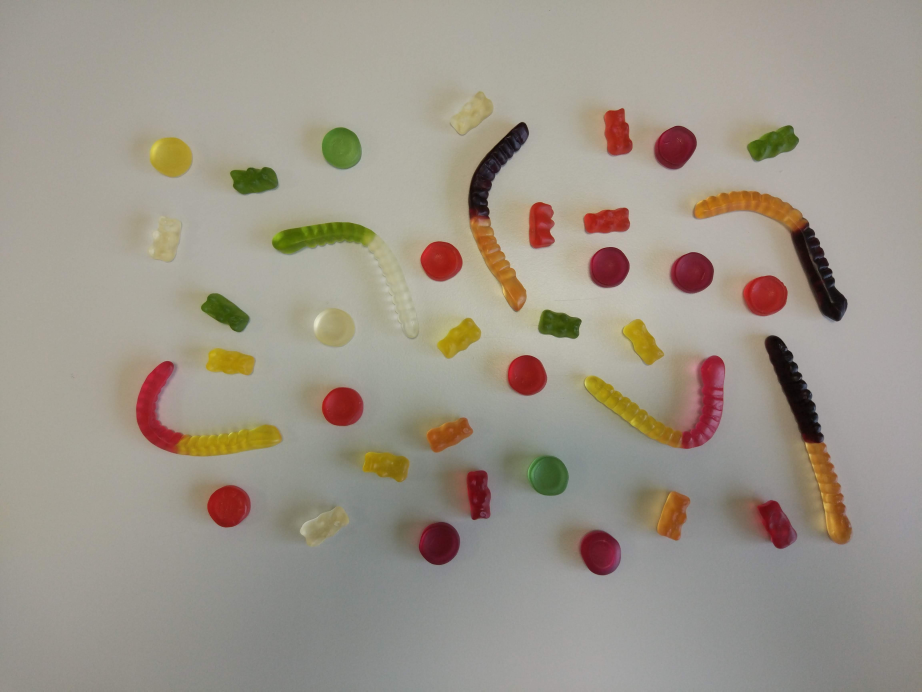
#> input picture image_0.jpg, 4608 x 3456 px (shown at 1/5 size)
$ python projeto2_0.py
#> lines starting #> are read from the running program, lines starting #| are printed output that depends on the picture; after the words box and inside, x2 and y2 are one past the last pixel; in counts of white or black regions, pixels touching at a corner belong together
# import the necessary packages
import argparse
from pyimagesearch.shapedetector import ShapeDetector
import argparse
import imutils
import numpy as np
import cv2

# load the image and resize it
image = cv2.imread('image_0.jpg', 1)
#> image is the input picture: shape (3456, 4608, 3); mean B, G, R 138.1, 149.7, 157.1
resized = imutils.resize(image, height=1000)
ratio = image.shape[0] / float(resized.shape[0])
image = resized.copy()
original = image.copy()
#image = cv2.add(original, np.array([20.0]))
image = cv2.medianBlur(image, 7)
#> image: shape (1000, 1333, 3)
#image = cv2.bilateralFilter(image,9,75,75)

hsv = cv2.cvtColor(image, cv2.COLOR_BGR2HSV)
#> hsv: shape (1000, 1333, 3); mean H, S, V 31.7, 34.6, 157.9

# Search individual colors (flavours) and create masks

# background mask

bg_mask = cv2.inRange(hsv, (0, 115, 0), (180, 255, 255))
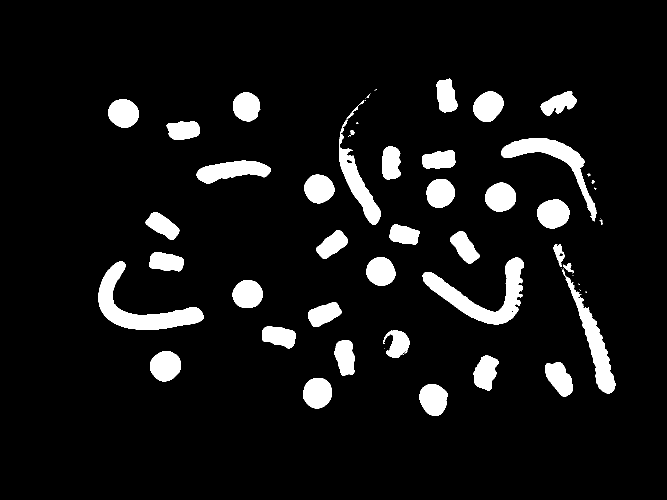
#> bg_mask: shape (1000, 1333) (shown at 1/2 size); 7.9% white; 60 white regions (19 under 20 px), largest, box (x1, y1, x2, y2) and area: (197, 523, 407, 660) 8718, (845, 515, 1048, 649) 8603, (1002, 276, 1194, 443) 6187
bg_mask = cv2.bitwise_and(hsv, hsv, mask=bg_mask)
#> bg_mask: shape (1000, 1333, 3); mean H, S, V 4.8, 14.8, 10.4
bg_mask = cv2.cvtColor(bg_mask, cv2.COLOR_HSV2BGR)

cv2.imshow("COUNTOURS", bg_mask)
cv2.waitKey()


# red mask
red_mask = cv2.inRange(hsv, (0, 100, 20), (3, 255, 255))
#> red_mask: shape (1000, 1333); 1.5% white; 182 white regions (145 under 20 px), largest, box (x1, y1, x2, y2) and area: (1075, 399, 1139, 457) 2603, (300, 702, 360, 763) 2572, (609, 350, 669, 407) 2566
red_mask = cv2.bitwise_and(hsv, hsv, mask=red_mask)
#> red_mask: shape (1000, 1333, 3); mean H, S, V 0, 2.8, 2
red_mask = cv2.cvtColor(red_mask, cv2.COLOR_HSV2BGR)

# dark red mask
dark_red_mask = cv2.inRange(hsv, (170, 100, 20), (180, 255, 255))
#> dark_red_mask: shape (1000, 1333); 2.1% white; 106 white regions (76 under 20 px), largest, box (x1, y1, x2, y2) and area: (988, 515, 1049, 649) 4182, (197, 523, 258, 649) 3829, (970, 365, 1032, 424) 2805
dark_red_mask = cv2.bitwise_and(hsv, hsv, mask=dark_red_mask)
#> dark_red_mask: shape (1000, 1333, 3); mean H, S, V 3.7, 3.8, 2.5
dark_red_mask = cv2.cvtColor(dark_red_mask, cv2.COLOR_HSV2BGR)

# orange mask
orange_mask = cv2.inRange(hsv, (10, 100, 20), (20, 255, 255))
#> orange_mask: shape (1000, 1333); 1.5% white; 165 white regions (153 under 20 px), largest, box (x1, y1, x2, y2) and area: (1159, 630, 1232, 787) 4826, (1002, 276, 1170, 339) 4774, (679, 314, 762, 450) 4003
orange_mask = cv2.bitwise_and(hsv, hsv, mask=orange_mask)
#> orange_mask: shape (1000, 1333, 3); mean H, S, V 0.2, 2.7, 2.3
orange_mask = cv2.cvtColor(orange_mask, cv2.COLOR_HSV2BGR)

# green mask
green_mask = cv2.inRange(hsv, (35, 52, 72), (102, 255, 255))
#> green_mask: shape (1000, 1333); 1.4% white; 11 white regions (4 under 20 px), largest, box (x1, y1, x2, y2) and area: (394, 321, 531, 368) 3939, (736, 657, 822, 717) 3645, (465, 184, 523, 245) 2779
green_mask = cv2.bitwise_and(hsv, hsv, mask=green_mask)
#> green_mask: shape (1000, 1333, 3); mean H, S, V 0.6, 2.3, 1.4
green_mask = cv2.cvtColor(green_mask, cv2.COLOR_HSV2BGR)

# yellow mask
yellow_mask = cv2.inRange(hsv, (20, 100, 100), (30, 255, 255))
#> yellow_mask: shape (1000, 1333); 1.6% white; 42 white regions (24 under 20 px), largest, box (x1, y1, x2, y2) and area: (260, 614, 408, 660) 4440, (845, 543, 973, 643) 3965, (216, 199, 278, 256) 2774
yellow_mask = cv2.bitwise_and(hsv, hsv, mask=yellow_mask)
#> yellow_mask: shape (1000, 1333, 3); mean H, S, V 0.4, 3.1, 2.5
yellow_mask = cv2.cvtColor(yellow_mask, cv2.COLOR_HSV2BGR)

# white/tan mask

white_mask = cv2.inRange(hsv, ((46 / 2) - 10, (33 * 2.55) - 10, (69 * 2.55) - 20),
                         ((46 / 2) + 20, (33 * 2.55) + 20, (69 * 2.55) + 20))
#> white_mask: shape (1000, 1333); 0.57% white; 300 white regions (272 under 20 px), largest, box (x1, y1, x2, y2) and area: (458, 446, 512, 501) 1855, (658, 133, 713, 195) 1740, (223, 328, 252, 378) 816
white_mask = cv2.bitwise_and(hsv, hsv, mask=white_mask)
#> white_mask: shape (1000, 1333, 3); mean H, S, V 0.1, 0.5, 1
white_mask = cv2.cvtColor(white_mask, cv2.COLOR_HSV2BGR)


# function to identify the candy
def shape_identifier(mask):
    cv2.imshow("mask",mask)
    cv2.waitKey()
    r_mask = cv2.medianBlur(mask, 23)
    gray = cv2.cvtColor(r_mask, cv2.COLOR_BGR2GRAY)
    thresh = cv2.adaptiveThreshold(gray, 255, cv2.ADAPTIVE_THRESH_GAUSSIAN_C, cv2.THRESH_BINARY_INV, 9, 10)
#> thresh: shape (1000, 1333); 0.17% white in thin lines or dots, all inside (x1, y1, x2, y2) = (299, 162, 1140, 763)

    cnts = cv2.findContours(thresh, cv2.RETR_EXTERNAL, cv2.CHAIN_APPROX_SIMPLE)
#> cnts = 8 contours; box (x1, y1, x2, y2) and area: (1074, 398, 1140, 457) 2714, (608, 349, 669, 408) 2620, (299, 701, 358, 763) 2600, (469, 559, 521, 617) 2122, (738, 516, 791, 573) 1982, (845, 302, 912, 338) 1814, (879, 162, 914, 225) 1542, (770, 293, 801, 357) 1432
    cnts = imutils.grab_contours(cnts)

    cv2.imshow("thresh", thresh)
    cv2.waitKey()

    #comeca aqui
    for c in cnts:
        ellipse = cv2.fitEllipse(c)
        (center, axes, orientation) = ellipse
        majoraxis_length = max(axes)
        minoraxis_length = min(axes)
        eccentricity = (np.sqrt(1 - (minoraxis_length / majoraxis_length) ** 2))
        if eccentricity < 0.7:
            cv2.ellipse(original, ellipse, (0, 0, 255), 2)
        else:
            cv2.drawContours(original, [c], -1, (0, 255, 0), 2)

        #cv2.imshow("COUNTOURS", mask)
        print(eccentricity)
#> this loop made 8 passes
#> (center, axes, orientation, majoraxis_length, minoraxis_length, eccentricity) on passes 1 to 7: ((328.1, 731.1), (53.54, 61.95), 32.4, 61.95, 53.54, 0.503), ((495.3, 587.9), (45.34, 59.24), 26.06, 59.24, 45.34, 0.644), ((765.3, 545.7), (45.26, 58.22), 32.1, 58.22, 45.26, 0.629), ((1107.3, 427.6), (53.63, 65.3), 68.12, 65.3, 53.63, 0.57), ((637.6, 377.4), (56.87, 58.98), 107.4, 58.98, 56.87, 0.265), ((879.2, 320.9), (35.46, 67.1), 82.07, 67.1, 35.46, 0.849), ((783.9, 324.5), (30.1, 66.75), 2.83, 66.75, 30.1, 0.893)
#> (printed output is left out)
        #cv2.waitKey()


    #cv2.imshow("COUNTOURS", mask)
    #cv2.waitKey()


    """
    #cv2.imshow("mask", thresh)
    # cv2.imshow("thrsh", original)
    #cv2.waitKey()

    # find are of minimum ratio (worm) and its height
    min_ratio = 999;
    area_min_ratio = 0
    height_min_ratio = 0


    for c in cnts:
        rect = cv2.minAreaRect(c)
        box = cv2.boxPoints(rect)
        box = np.int0(box)

        # check area and aspect ratio
        peri = cv2.arcLength(box, True)
        area = cv2.contourArea(box)
        (x, y), (width, height), angle = cv2.minAreaRect(c)
        aspect_ratio = min(width, height) / max(width, height)
        aspect_ratio = round(aspect_ratio, 2)

        if aspect_ratio < min_ratio:
            min_ratio = aspect_ratio
            area_min_ratio = area
            if height>width:
                height_min_ratio=height
            else:
                height_min_ratio=width

    # check relative area


    for c in cnts:
        # convert to box

        rect = cv2.minAreaRect(c)
        box = cv2.boxPoints(rect)
        box = np.int0(box)

        # check area
        peri = cv2.arcLength(box, True)
        area = cv2.contourArea(box)
        (x, y), (width, height), angle = cv2.minAreaRect(c)
        aspect_ratio = min(width, height) / max(width, height)
        aspect_ratio = round(aspect_ratio, 2)
        aspect_ratio = str(aspect_ratio)
        #relative_area = round(area_min_ratio / area, 2)
        if height > width:
            altura=height
            relative_height=round(height/height_min_ratio,2)
        else:
            altura = width
            relative_height=round(width/height_min_ratio,2)


        if area > 100:
            # minhoca
            cv2.drawContours(original, [box], -1, (0, 0, 255), 1)
            cv2.putText(original, str(round(altura,2)), (int(x), int(y)), cv2.FONT_HERSHEY_SIMPLEX, 0.5, 0, 1)
            print("perimetro:", peri, "area: ", area, "  vertices:", len(c))

            # [9 lines of commented-out code are left out]
    """


shape_identifier(red_mask)
shape_identifier(dark_red_mask)
#> in shape_identifier (call 2), `cnts = cv2.findContours(thresh, cv2.RETR_EXTERNAL, cv2.CHAIN_APPROX_SI..`: cnts = 10 contours; largest, box (x1, y1, x2, y2) and area: (988, 515, 1048, 649) 4410, (196, 523, 253, 648) 4048, (970, 364, 1032, 424) 2808, (947, 182, 1007, 244) 2734, (606, 755, 664, 817) 2716
#> the loop in shape_identifier (call 2), `for c in cnts:` made 10 passes
#> (center, axes, orientation, majoraxis_length, minoraxis_length, eccentricity) on passes 1 to 7: ((865.4, 797.3), (49.94, 63.24), 0.394, 63.24, 49.94, 0.613), ((634.7, 785.6), (57.09, 60.95), 21.04, 60.95, 57.09, 0.35), ((1122.6, 757.5), (37.58, 71.65), 155, 71.65, 37.58, 0.851), ((692.5, 715.5), (33.43, 71.15), 175.3, 71.15, 33.43, 0.883), ((226.4, 587.2), (58.1, 121.9), 2.03, 121.9, 58.1, 0.879), ((746.5, 531.5), (18.87, 24.19), 38.85, 24.19, 18.87, 0.626), ((1020.6, 582.8), (45.97, 144), 11.08, 144, 45.97, 0.948)
#> (printed output is left out)
#> after the loop in shape_identifier (call 2), `for c in cnts:`:
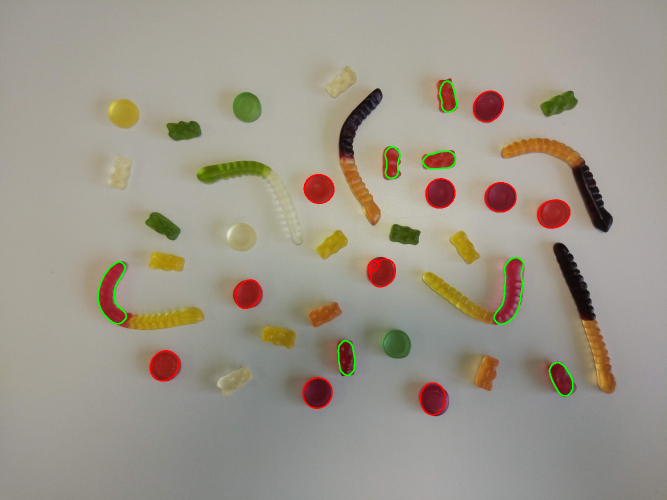
#> original: shape (1000, 1333, 3) (shown at 1/2 size); mean B, G, R 137.5, 150, 157.1
shape_identifier(green_mask)
#> in shape_identifier (call 3), `cnts = cv2.findContours(thresh, cv2.RETR_EXTERNAL, cv2.CHAIN_APPROX_SI..`: cnts = 7 contours; box (x1, y1, x2, y2) and area: (394, 320, 530, 369) 4216, (739, 655, 823, 719) 3804, (464, 183, 524, 246) 2908, (1082, 182, 1154, 233) 2348, (293, 424, 360, 480) 2210, (334, 241, 402, 282) 2132, (779, 449, 839, 490) 1696
#> the loop in shape_identifier (call 3), `for c in cnts:` made 7 passes
#> (center, axes, orientation, majoraxis_length, minoraxis_length, eccentricity) on passes 1 to 7: ((783.2, 683.6), (58.91, 86.96), 116, 86.96, 58.91, 0.736), ((807.2, 470.1), (36.66, 61.57), 102.8, 61.57, 36.66, 0.803), ((325.9, 450.9), (38.14, 75.28), 123, 75.28, 38.14, 0.862), ((458.5, 342.2), (38.55, 149.9), 81.89, 149.9, 38.55, 0.966), ((367.7, 260.3), (40.8, 67.78), 85.77, 67.78, 40.8, 0.799), ((493.6, 214.1), (58.78, 63.39), 148, 63.39, 58.78, 0.374), ((1119.1, 207.5), (38.63, 78.58), 67.76, 78.58, 38.63, 0.871)
#> (printed output is left out)
#> after the loop in shape_identifier (call 3), `for c in cnts:`:
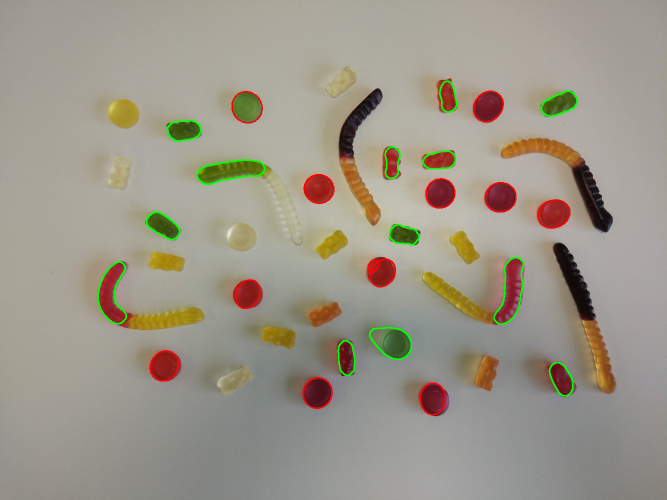
#> original: shape (1000, 1333, 3) (shown at 1/2 size); 0.36% of pixels changed, all inside (x1, y1, x2, y2) = (292, 181, 1155, 720)
shape_identifier(orange_mask)
#> in shape_identifier (call 4), `thresh = cv2.adaptiveThreshold(gray, 255, cv2.ADAPTIVE_THRESH_GAUSSIAN..`:
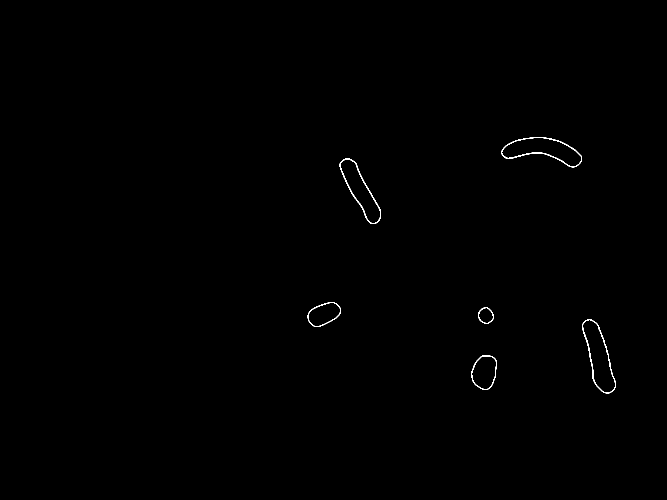
#> thresh: shape (1000, 1333) (shown at 1/2 size); 0.24% white in thin lines or dots, all inside (x1, y1, x2, y2) = (615, 274, 1232, 787)
#> in shape_identifier (call 4), `cnts = cv2.findContours(thresh, cv2.RETR_EXTERNAL, cv2.CHAIN_APPROX_SI..`: cnts = 6 contours; box (x1, y1, x2, y2) and area: (1002, 274, 1164, 335) 5214, (1164, 639, 1232, 787) 5164, (679, 317, 762, 448) 4359, (942, 711, 994, 780) 2676, (615, 604, 682, 654) 2236, (956, 614, 988, 648) 758
#> the loop in shape_identifier (call 4), `for c in cnts:` made 6 passes
#> (center, axes, orientation, majoraxis_length, minoraxis_length, eccentricity) on passes 1 to 6: ((968.7, 743.6), (49.13, 71.32), 12.13, 71.32, 49.13, 0.725), ((1198.1, 717.4), (40.87, 177.5), 165.5, 177.5, 40.87, 0.973), ((971.3, 630.8), (29.65, 32.68), 149.6, 32.68, 29.65, 0.421), ((647, 627.9), (39.86, 71.72), 66.36, 71.72, 39.86, 0.831), ((719.4, 379), (35.47, 172.7), 151.6, 172.7, 35.47, 0.979), ((1084.6, 302.2), (52.28, 162.8), 96.46, 162.8, 52.28, 0.947)
#> (printed output is left out)
#> after the loop in shape_identifier (call 4), `for c in cnts:`:
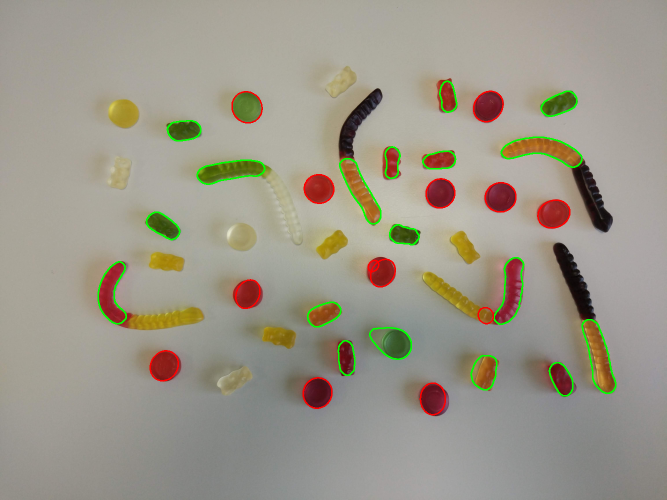
#> original: shape (1000, 1333, 3) (shown at 1/2 size); 0.39% of pixels changed, all inside (x1, y1, x2, y2) = (614, 273, 1233, 788)
shape_identifier(yellow_mask)
#> in shape_identifier (call 5), `thresh = cv2.adaptiveThreshold(gray, 255, cv2.ADAPTIVE_THRESH_GAUSSIAN..`:
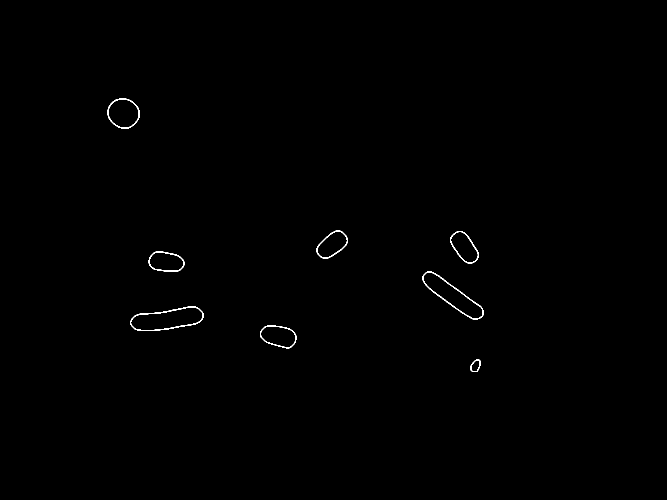
#> thresh: shape (1000, 1333) (shown at 1/2 size); 0.27% white in thin lines or dots, all inside (x1, y1, x2, y2) = (215, 197, 967, 744)
#> in shape_identifier (call 5), `cnts = cv2.findContours(thresh, cv2.RETR_EXTERNAL, cv2.CHAIN_APPROX_SI..`: cnts = 8 contours; box (x1, y1, x2, y2) and area: (260, 613, 407, 662) 4828, (845, 543, 967, 639) 4348, (215, 197, 279, 257) 2952, (520, 651, 593, 697) 2428, (900, 462, 958, 527) 2274, (297, 503, 369, 543) 2246, (633, 461, 696, 517) 2211, (941, 719, 961, 744) 360
#> the loop in shape_identifier (call 5), `for c in cnts:` made 8 passes
#> (center, axes, orientation, majoraxis_length, minoraxis_length, eccentricity) on passes 1 to 7: ((950.6, 731.9), (17.24, 28.84), 25.65, 28.84, 17.24, 0.802), ((557.5, 672), (41.3, 76.37), 104.2, 76.37, 41.3, 0.841), ((335.8, 638.1), (39.21, 168.4), 82.71, 168.4, 39.21, 0.973), ((904.7, 591.1), (35.59, 169.4), 126.2, 169.4, 35.59, 0.978), ((331.8, 523.9), (40.06, 73.75), 97.94, 73.75, 40.06, 0.84), ((928.3, 494), (38.93, 75.51), 144.3, 75.51, 38.93, 0.857), ((664, 488.4), (40.9, 71.2), 53.19, 71.2, 40.9, 0.819)
#> (printed output is left out)
#> after the loop in shape_identifier (call 5), `for c in cnts:`:
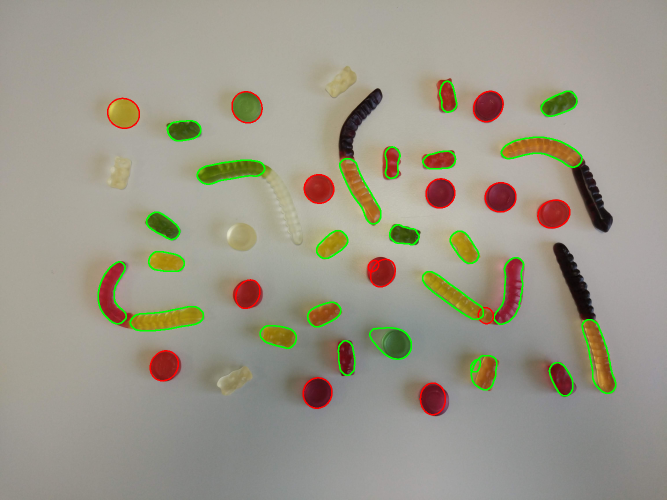
#> original: shape (1000, 1333, 3) (shown at 1/2 size); 0.41% of pixels changed, all inside (x1, y1, x2, y2) = (214, 195, 968, 745)
#shape_identifier(white_mask)

cv2.imshow("imagem", original)
# cv2.imshow("mask", )
cv2.waitKey()
